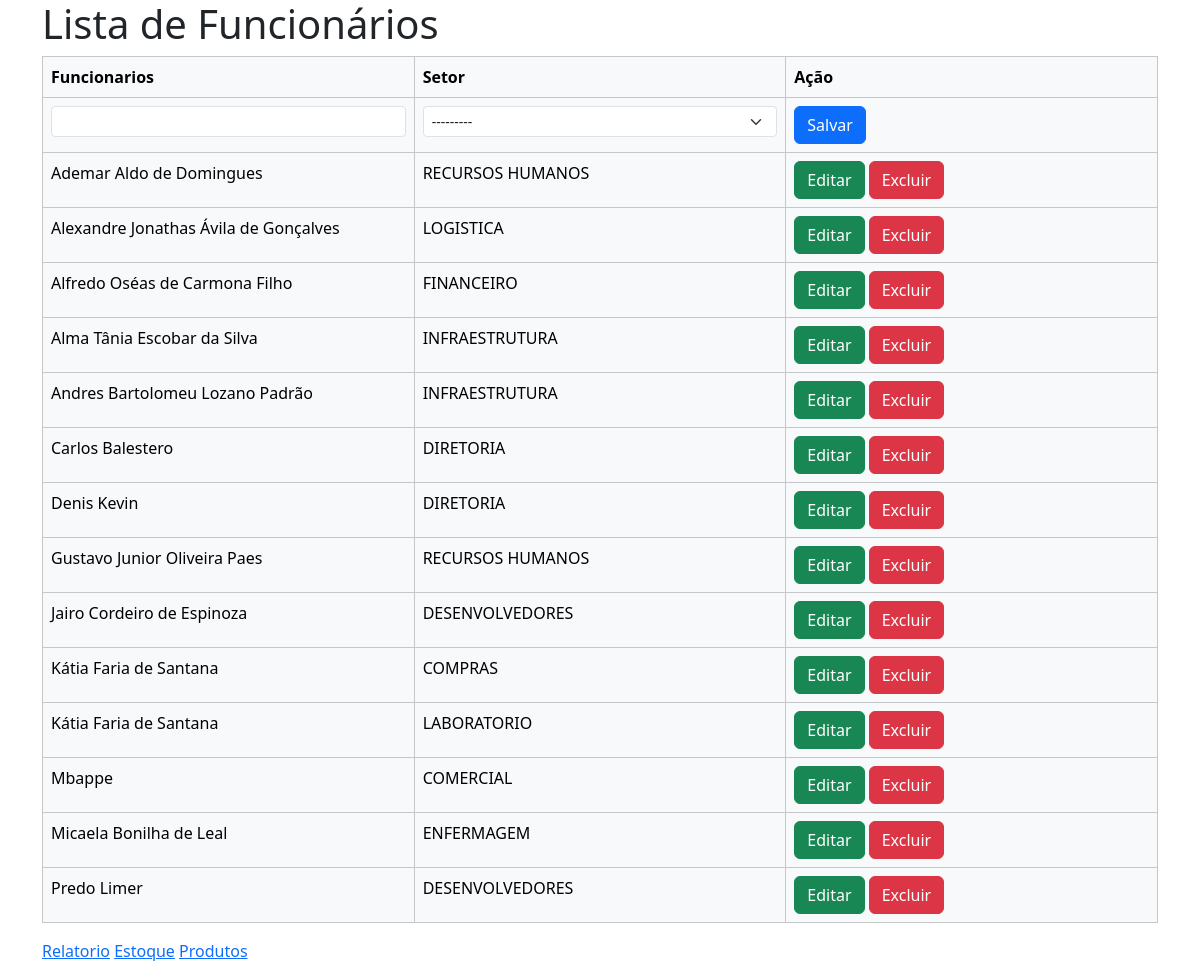
The page /funcionarios/ on the database as committed earlier.
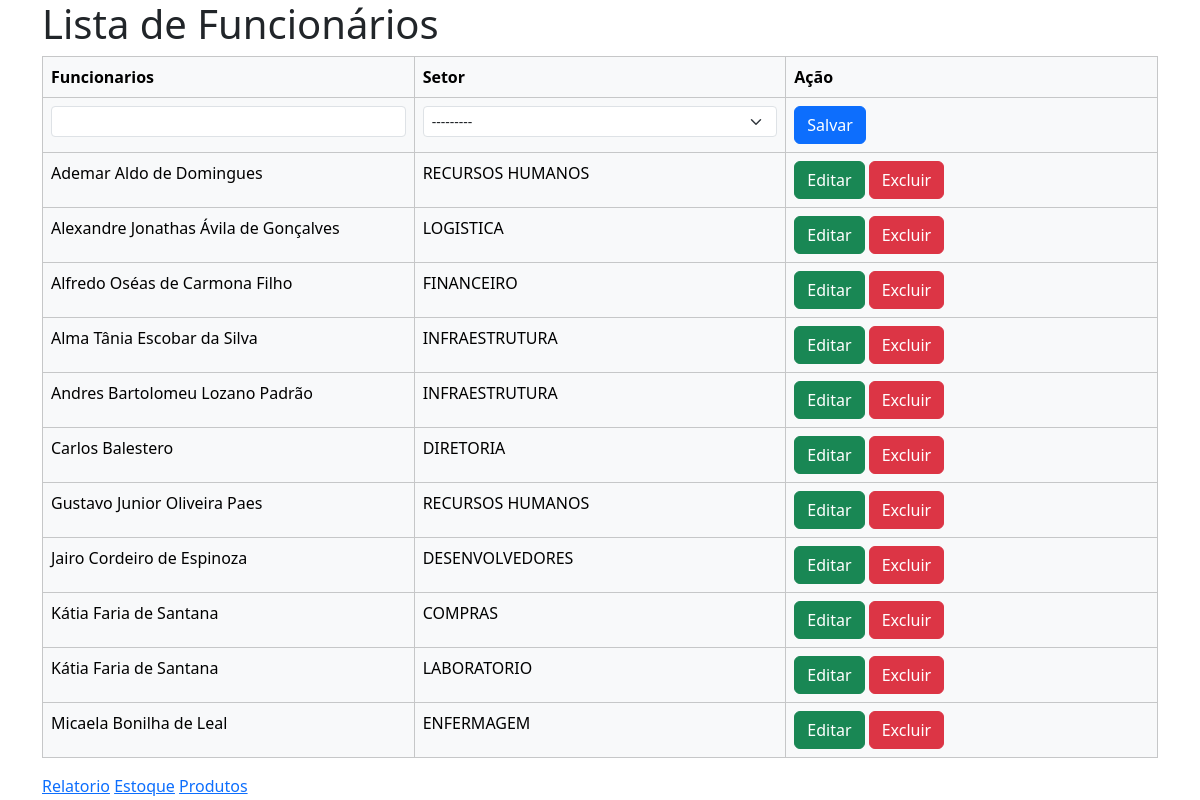
The same page on the database as committed later.
### score/models.py (models this page shows, shortened)
class Funcionario(models.Model):
    nome = models.CharField(max_length=100, null=False, blank=False)
    setor = models.ForeignKey("Setor", on_delete=models.RESTRICT, related_name="setor")
    class Meta:
        ordering = ["nome", "setor"]  # asc

class Setor(models.Model):
    nome = models.CharField(max_length=100, null=False, blank=False)
    def __str__(self):
        return self.nome

### score/views.py (the view, shortened to what this page needs)
# urls.py: path("funcionarios/", views.funcionarios, name="funcionarios"),
def funcionarios(request):
    context = {}
    form = FuncionarioForm()
    context["title"] = "Lista de Funcionários"
    funcionarios = Funcionario.objects.all()
    context["funcionarios"] = funcionarios
    context["form"] = form
    return render(request, "funcionarios/list.html", context)

### score/forms.py
class FuncionarioForm(forms.ModelForm):
    class Meta:
        model = Funcionario
        fields = ["nome", "setor"]
        widgets = {
            "nome": forms.TextInput(attrs={"class": "form-control form-select-sm"}),
            "setor": forms.Select(attrs={"class": "form-select form-select-sm"}),
        }

### score/templates/funcionarios/list.html (shortened to what this page needs)
{% extends 'base.html' %}
{% block content %}
<h1>Lista de Funcionários</h1>
<form method="post" action="{% url 'funcionarios' %}">
    <table class="table table-bordered table-light">
        <tr><th>Funcionarios</th>
            <th>Setor</th>
            <th>Ação</th>
        </tr>
        {% if not form.instance.id %}
            <tr>
                {% include 'funcionarios/save.html' %}
            </tr>
        {% endif %}
        {% for funcionario in funcionarios %}
            <tr>
                {% if form.instance.id == funcionario.id %}
                    {% include 'funcionarios/save.html' %}
                {% else %}
                    <td class="col-sm-3">{{ funcionario.nome }}</td>
                    <td class="col-sm-3">{{ funcionario.setor }}</td>
                    <td class="col-sm-3">
                        <button formnovalidate class="btn btn-success" name="edit" value="{{ funcionario.id }}">Editar</button>
                        <button formnovalidate class="btn btn-danger" name="delete" value="{{ funcionario.id }}">Excluir</button>
                    </td>
                {% endif %}
            </tr>
        {% endfor %}
    </table>
</form>
<a href="{% url 'relatorio' %}">Relatorio</a>
<a href="{% url 'estoque' %}">Estoque</a>
<a href="{% url 'produtos' %}">Produtos</a>
{% endblock %}

Rows that differ between the two databases and show on the page:
removed Funcionario: nome "Denis Kevin", setor "DIRETORIA", {{ funcionario.id }} 21 (drawn)
removed Funcionario: nome "Mbappe", setor "COMERCIAL", {{ funcionario.id }} 22 (drawn)
removed Funcionario: nome "Predo Limer", setor "DESENVOLVEDORES", {{ funcionario.id }} 19 (drawn)
